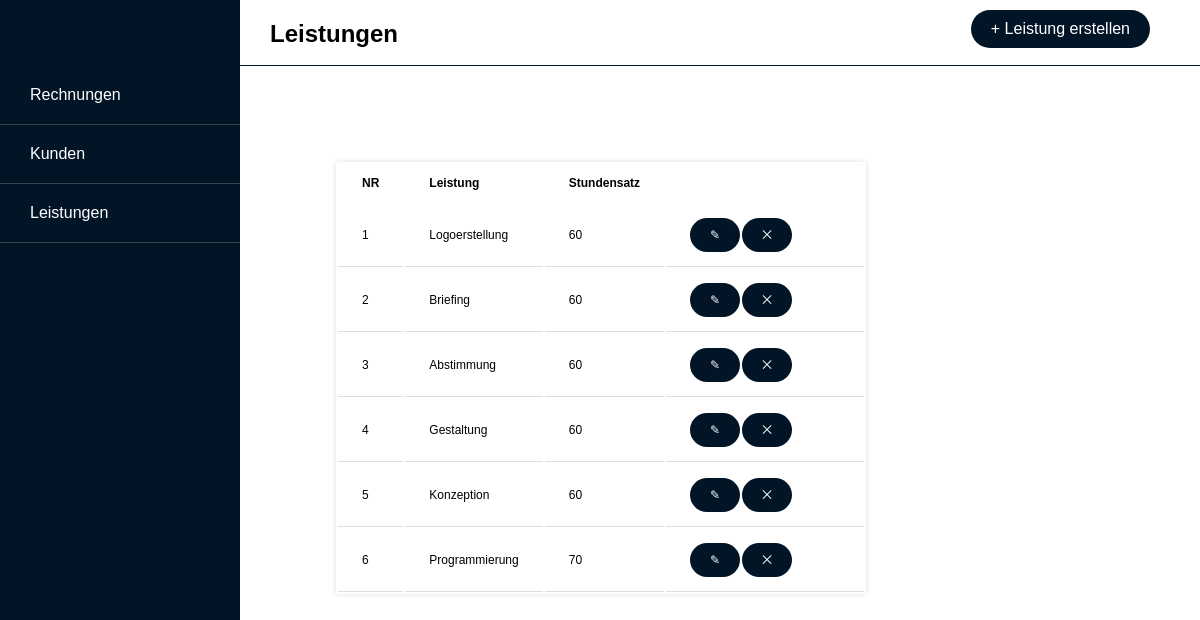
The app's page /leistung.php with its own data.
### tables this page shows
CREATE TABLE `leistung` (
  `LNR` int(6) NOT NULL,
  `Leistung` varchar(255) NOT NULL,
  `Stundensatz` int(10) NOT NULL
);

### tabelle_leistung.inc.php (the view, shortened to what this page needs)
<?php
function leistung_tabelle($res_leistung)
{
    include "connect.inc.php";
    $query = "SELECT lnr, leistung, stundensatz FROM leistung";
    $statement = $pdo->prepare($query);
    $statement->execute();
    $num = $statement->rowCount();
    if($num>0){
        echo "<table>";
        echo "<tr>";
        echo "<th>NR</th>";
        echo "<th>Leistung</th>";
        echo "<th>Stundensatz</th>";
        echo "</tr>";
        while ($row = $statement->fetch(PDO::FETCH_ASSOC)){
            extract($row);
            echo "<tr>";
            echo "<td>{$lnr}</td>";
            echo "<td>{$leistung}</td>";
            echo "<td>{$stundensatz}</td>";
            echo "<td>";
            echo "<a href='update_leistung.php?id={$lnr}' class='btn btn-row'>&#9998;</a>";
            echo "<a href='#' onclick='delete_leistung({$lnr});' class='btn btn-row'>&#10761;</a>";
            echo "</td>";
            echo "</tr>";
        }
        echo "</table>";
    } else {
        echo "Keine Einträge gefunden";
    }
}
?>

### leistung.php (shortened to what this page needs)
<!DOCTYPE html>
<html>
<head>
    <link href="style.css" rel="stylesheet" type="text/css"/>
    <?php
    include "tabelle_leistung.inc.php";
    ?>
</head>
<body>
    <?php
        include "navigation.php";
        include "connect.inc.php";
        $sql = "SELECT * FROM leistung";
        $res_leistung = $pdo -> query($sql);
    ?>
    <div class="wrapper">
        <header>
            <div class="column">
                <h2>Leistungen</h2>
            </div>
            <div class="column">
                <div class="btns">
                    <a href="create_leistung.php" class="btn neu-btn">+ Leistung erstellen</a>
                </div>
            </div>
        </header>
        <main>
            <?php
            leistung_tabelle($res_leistung);
            ?>
        </main>
    </div>
</body>

### navigation.php
<nav>
    <ul>
        <li><a href="rechnung.php">Rechnungen</a></li>
        <li><a href="kunde.php">Kunden</a></li>
        <li><a href="leistung.php">Leistungen</a></li>
    </ul>
</nav>

### style.css (style rules this page uses)
* { font-family: sans-serif; }
body, html { margin: 0; padding: 0; }
nav { margin: 0; padding: 0; height: 100vh; width: 20%; background-color: rgb(2, 21, 38); float: left; }
nav ul { list-style-type: none; padding: 50px 0px; }
nav li { border-bottom: 0.01em solid rgba(255, 255, 255, 0.2); }
nav li a { display: block; color: white; padding: 20px 30px; text-decoration: none; font-size: 1em; }
.wrapper { min-height: 100vh; width: 80%; float: left; }
header { padding: 0px 30px; height: 65px; border-bottom: 0.01em solid rgb(2, 21, 38); }
.column { width: 50%; float: left; }
.btns { display: flex; justify-content: flex-end; padding: 10px; }
.btn { background-color: rgb(2, 21, 38); border: none; text-align: center; color: white; border-radius: 30px; display: block; text-decoration: none; margin: 0px 10px 0px 0px; padding: 10px 20px; font-size: 1em; }
main { padding: 10%; height: 100%; }
table { border: none; box-shadow: 0px 0px 5px #ddd; }
th, td { padding: 1em 2em; font-size: .75em; text-align: left; }
td { border-bottom: 0.01em solid #ddd; }
td:last-child { width: 150px; }
.btn-row { width: 10px; float: left; margin: 2px 2px 2px 0px; }

### records on screen
leistung: LNR "1", Leistung "Logoerstellung", Stundensatz "60"
leistung: LNR "2", Leistung "Briefing", Stundensatz "60"
leistung: LNR "3", Leistung "Abstimmung", Stundensatz "60"
leistung: LNR "4", Leistung "Gestaltung", Stundensatz "60"
leistung: LNR "5", Leistung "Konzeption", Stundensatz "60"
leistung: LNR "6", Leistung "Programmierung", Stundensatz "70"
